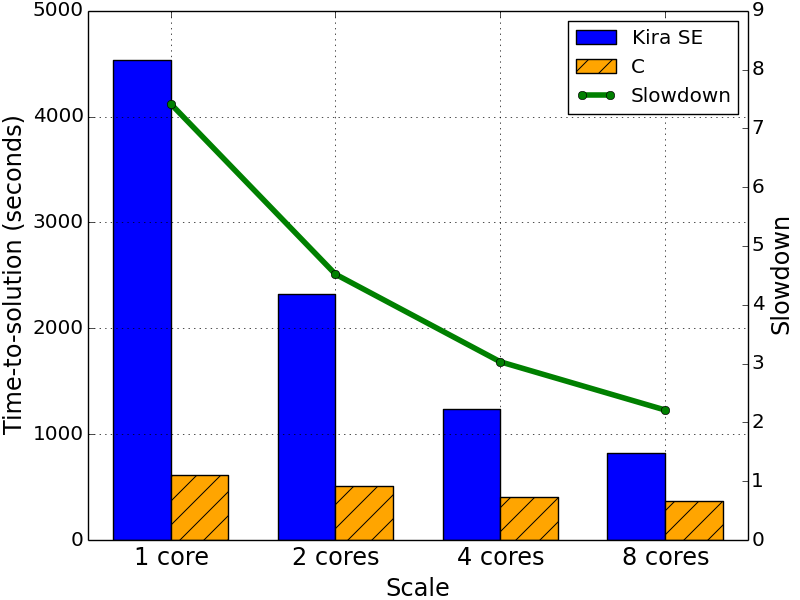

This figure's Python source:
#!/usr/bin/env python
# a bar plot with errorbars
import numpy as np
import matplotlib.pyplot as plt

N = 4
Kira = (4539, 2322, 1236, 819)
C = (612, 514, 408, 371)
Slowdown=(7.42, 4.52, 3.03, 2.21)

ind = 0.15+np.arange(N)  # the x locations for the groups
width = 0.35       # the width of the bars

ax = plt.gca()
ax.grid(True)
plt.yticks(size='large')
ax_c = ax.twinx()
ax_c.set_ylim([0, 9])
rects3 = ax_c.plot(ind+width, Slowdown, linestyle='-', marker='o', c='green', linewidth=4.0)
rects1 = ax.bar(ind, Kira, width, color='b')
rects2 = ax.bar(ind+width, C, width, color='orange', hatch="/")
plt.yticks(size='large')
# add some text for labels, title and axes ticks
ax.set_xlabel('Scale', size='x-large')
ax.set_ylabel('Time-to-solution (seconds)', size='x-large')
ax_c.set_ylabel('Slowdown', size='x-large')
ax.set_xticks(ind+width)
ax.set_xticklabels( ('1 core', '2 cores', '4 cores', '8 cores'), size='x-large') 

ax.legend( (rects1[0], rects2[0], rects3[0]), ('Kira SE', 'C', 'Slowdown') )

plt.show()
